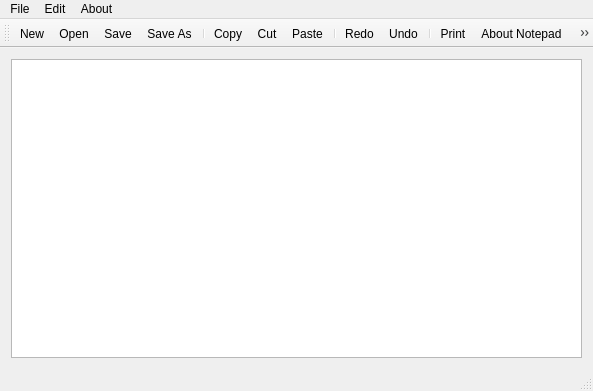
<?xml version="1.0" encoding="UTF-8"?>
<ui version="4.0">
 <class>MainWindow</class>
 <widget class="QMainWindow" name="MainWindow">
  <property name="geometry">
   <rect>
    <x>0</x>
    <y>0</y>
    <width>593</width>
    <height>391</height>
   </rect>
  </property>
  <property name="windowTitle">
   <string>Compilador 8 Bits</string>
  </property>
  <widget class="QWidget" name="centralWidget">
   <layout class="QVBoxLayout" name="verticalLayout">
    <item>
     <widget class="QTextEdit" name="textEdit">
      <property name="html">
       <string>&lt;!DOCTYPE HTML PUBLIC &quot;-//W3C//DTD HTML 4.0//EN&quot; &quot;http://www.w3.org/TR/REC-html40/strict.dtd&quot;&gt;
&lt;html&gt;&lt;head&gt;&lt;meta name=&quot;qrichtext&quot; content=&quot;1&quot; /&gt;&lt;style type=&quot;text/css&quot;&gt;
p, li { white-space: pre-wrap; }
&lt;/style&gt;&lt;/head&gt;&lt;body style=&quot; font-family:'MS Shell Dlg 2'; font-size:8.25pt; font-weight:400; font-style:normal;&quot;&gt;
&lt;p style=&quot;-qt-paragraph-type:empty; margin-top:0px; margin-bottom:0px; margin-left:0px; margin-right:0px; -qt-block-indent:0; text-indent:0px; font-size:8pt;&quot;&gt;&lt;br /&gt;&lt;/p&gt;&lt;/body&gt;&lt;/html&gt;</string>
      </property>
     </widget>
    </item>
   </layout>
  </widget>
  <widget class="QMenuBar" name="menuBar">
   <property name="geometry">
    <rect>
     <x>0</x>
     <y>0</y>
     <width>593</width>
     <height>21</height>
    </rect>
   </property>
   <widget class="QMenu" name="menuFile">
    <property name="title">
     <string>File</string>
    </property>
    <addaction name="actionNew"/>
    <addaction name="actionOpen"/>
    <addaction name="separator"/>
    <addaction name="actionSave"/>
    <addaction name="actionSave_As"/>
    <addaction name="separator"/>
    <addaction name="actionPrint"/>
   </widget>
   <widget class="QMenu" name="menuEdit">
    <property name="title">
     <string>Edit</string>
    </property>
    <addaction name="actionCut"/>
    <addaction name="actionCopy"/>
    <addaction name="actionPaste"/>
    <addaction name="separator"/>
    <addaction name="actionRedo"/>
    <addaction name="actionUndo"/>
    <addaction name="separator"/>
    <addaction name="actionFont"/>
    <addaction name="actionColor"/>
    <addaction name="actionBackGround_Color"/>
    <addaction name="actionBackGroundColor_Page"/>
   </widget>
   <widget class="QMenu" name="menuAbout">
    <property name="title">
     <string>About</string>
    </property>
    <addaction name="actionAbout_Notepad"/>
   </widget>
   <addaction name="menuFile"/>
   <addaction name="menuEdit"/>
   <addaction name="menuAbout"/>
  </widget>
  <widget class="QToolBar" name="mainToolBar">
   <attribute name="toolBarArea">
    <enum>TopToolBarArea</enum>
   </attribute>
   <attribute name="toolBarBreak">
    <bool>false</bool>
   </attribute>
   <addaction name="actionNew"/>
   <addaction name="actionOpen"/>
   <addaction name="actionSave"/>
   <addaction name="actionSave_As"/>
   <addaction name="separator"/>
   <addaction name="actionCopy"/>
   <addaction name="actionCut"/>
   <addaction name="actionPaste"/>
   <addaction name="separator"/>
   <addaction name="actionRedo"/>
   <addaction name="actionUndo"/>
   <addaction name="separator"/>
   <addaction name="actionPrint"/>
   <addaction name="actionAbout_Notepad"/>
   <addaction name="actionCompilador"/>
  </widget>
  <widget class="QStatusBar" name="statusBar"/>
  <action name="actionNew">
   <property name="icon">
    <iconset resource="resource.qrc">
     <normaloff>:/rec/img/nuevo.png</normaloff>:/rec/img/nuevo.png</iconset>
   </property>
   <property name="text">
    <string>New</string>
   </property>
  </action>
  <action name="actionOpen">
   <property name="icon">
    <iconset resource="resource.qrc">
     <normaloff>:/rec/img/open.png</normaloff>:/rec/img/open.png</iconset>
   </property>
   <property name="text">
    <string>Open</string>
   </property>
  </action>
  <action name="actionSave">
   <property name="icon">
    <iconset resource="resource.qrc">
     <normaloff>:/rec/img/Save.png</normaloff>:/rec/img/Save.png</iconset>
   </property>
   <property name="text">
    <string>Save</string>
   </property>
  </action>
  <action name="actionSave_As">
   <property name="icon">
    <iconset resource="resource.qrc">
     <normaloff>:/rec/img/Saveas.png</normaloff>:/rec/img/Saveas.png</iconset>
   </property>
   <property name="text">
    <string>Save As</string>
   </property>
  </action>
  <action name="actionCut">
   <property name="icon">
    <iconset resource="resource.qrc">
     <normaloff>:/rec/img/cut.png</normaloff>:/rec/img/cut.png</iconset>
   </property>
   <property name="text">
    <string>Cut</string>
   </property>
  </action>
  <action name="actionCopy">
   <property name="icon">
    <iconset resource="resource.qrc">
     <normaloff>:/rec/img/copy.png</normaloff>:/rec/img/copy.png</iconset>
   </property>
   <property name="text">
    <string>Copy</string>
   </property>
  </action>
  <action name="actionPaste">
   <property name="icon">
    <iconset resource="resource.qrc">
     <normaloff>:/rec/img/paste.png</normaloff>:/rec/img/paste.png</iconset>
   </property>
   <property name="text">
    <string>Paste</string>
   </property>
  </action>
  <action name="actionRedo">
   <property name="icon">
    <iconset resource="resource.qrc">
     <normaloff>:/rec/img/redo.png</normaloff>:/rec/img/redo.png</iconset>
   </property>
   <property name="text">
    <string>Redo</string>
   </property>
  </action>
  <action name="actionUndo">
   <property name="icon">
    <iconset resource="resource.qrc">
     <normaloff>:/rec/img/undo.png</normaloff>:/rec/img/undo.png</iconset>
   </property>
   <property name="text">
    <string>Undo</string>
   </property>
  </action>
  <action name="actionAbout_Notepad">
   <property name="icon">
    <iconset resource="resource.qrc">
     <normaloff>:/rec/img/about.png</normaloff>:/rec/img/about.png</iconset>
   </property>
   <property name="text">
    <string>About Notepad</string>
   </property>
  </action>
  <action name="actionFont">
   <property name="text">
    <string>Font</string>
   </property>
  </action>
  <action name="actionColor">
   <property name="text">
    <string>Color</string>
   </property>
  </action>
  <action name="actionBackGround_Color">
   <property name="text">
    <string>BackGround Color</string>
   </property>
  </action>
  <action name="actionBackGroundColor_Page">
   <property name="text">
    <string>BackGroundColor Page</string>
   </property>
  </action>
  <action name="actionPrint">
   <property name="icon">
    <iconset resource="resource.qrc">
     <normaloff>:/rec/img/print.png</normaloff>:/rec/img/print.png</iconset>
   </property>
   <property name="text">
    <string>Print</string>
   </property>
  </action>
  <action name="actionCompilador">
   <property name="icon">
    <iconset>
     <normaloff>img/compile icon.png</normaloff>img/compile icon.png</iconset>
   </property>
   <property name="text">
    <string>Compilador</string>
   </property>
  </action>
 </widget>
 <layoutdefault spacing="6" margin="11"/>
 <resources>
  <include location="resource.qrc"/>
 </resources>
 <connections/>
</ui>
